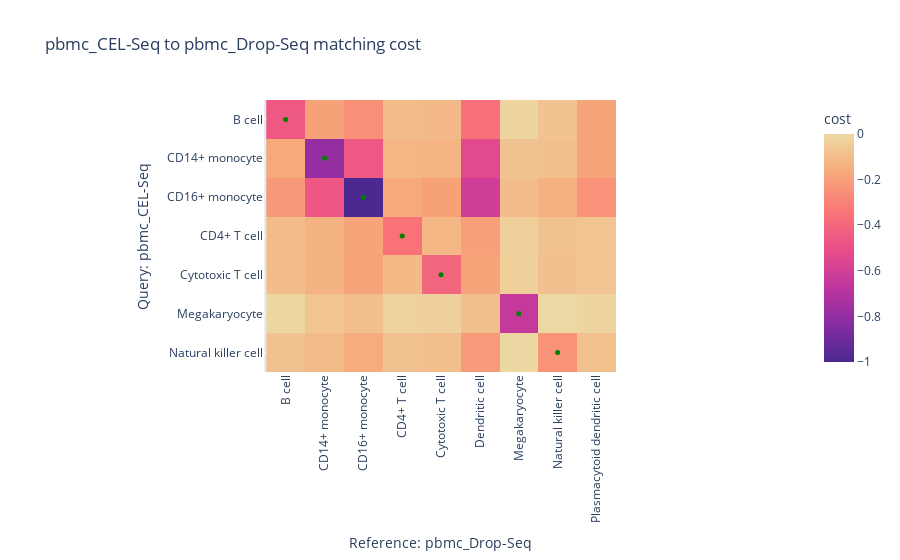

Here is the notebook cell this chart was saved with:
### Code cell
q, ref = 'pbmc_CEL-Seq', 'pbmc_Drop-Seq'

rcm = RefCM(cache_load=False, cache_save=False)
rcm.setref(ds[ref], ref, 'labels')
m = rcm.annotate(ds[q], q, 'labels')
m.eval('labels')
m.display_matching_costs('labels')

### Figure 1 — Plotly figure (JSON) as saved in the notebook; plotly's stock layout.template omitted (floating-point values rounded to 4 significant figures)
{"data": [{"coloraxis": "coloraxis", "hovertemplate": "Reference: pbmc_Drop-Seq: %{x}<br>Query: pbmc_CEL-Seq: %{y}<br>cost: %{z}<extra></extra>", "name": "0", "type": "heatmap", "x": ["B cell", "CD14+ monocyte", "CD16+ monocyte", "CD4+ T cell", "Cytotoxic T cell", "Dendritic cell", "Megakaryocyte", "Natural killer cell", "Plasmacytoid dendritic cell"], "xaxis": "x", "y": ["B cell", "CD14+ monocyte", "CD16+ monocyte", "CD4+ T cell", "Cytotoxic T cell", "Megakaryocyte", "Natural killer cell"], "yaxis": "y", "z": [[-0.4612, -0.1941, -0.2507, -0.09856, -0.11, -0.3663, -0.0165, -0.07494, -0.1813], [-0.1677, -0.7964, -0.4645, -0.1226, -0.1269, -0.5347, -0.07562, -0.08614, -0.1839], [-0.2214, -0.47, -1, -0.1619, -0.1928, -0.6112, -0.09731, -0.1405, -0.2442], [-0.09581, -0.1378, -0.1815, -0.3558, -0.1216, -0.1957, -0.0316, -0.0826, -0.07304], [-0.09628, -0.134, -0.1876, -0.1089, -0.404, -0.1821, -0.03485, -0.08656, -0.07087], [-0.006417, -0.07413, -0.09358, -0.0229, -0.03015, -0.08841, -0.6475, 0, -0.01495], [-0.07845, -0.1005, -0.1574, -0.08207, -0.09503, -0.2162, -0.005322, -0.2414, -0.08438]]}, {"hovertemplate": "%{y} -> %{x}", "marker": {"color": ["green", "green", "green", "green", "green", "green", "green"], "size": 5}, "mode": "markers", "name": "", "type": "scatter", "x": ["B cell", "CD14+ monocyte", "CD16+ monocyte", "CD4+ T cell", "Cytotoxic T cell", "Megakaryocyte", "Natural killer cell"], "y": ["B cell", "CD14+ monocyte", "CD16+ monocyte", "CD4+ T cell", "Cytotoxic T cell", "Megakaryocyte", "Natural killer cell"]}], "layout": {"coloraxis": {"colorbar": {"title": {"text": "cost"}}, "colorscale": [[0, "rgb(75, 41, 145)"], [0.1667, "rgb(135, 44, 162)"], [0.3333, "rgb(192, 54, 157)"], [0.5, "rgb(234, 79, 136)"], [0.6667, "rgb(250, 120, 118)"], [0.8333, "rgb(246, 169, 122)"], [1, "rgb(237, 217, 163)"]]}, "title": {"text": "pbmc_CEL-Seq to pbmc_Drop-Seq matching cost"}, "xaxis": {"anchor": "y", "constrain": "domain", "domain": [0, 1], "scaleanchor": "y", "tickangle": -90, "title": {"text": "Reference: pbmc_Drop-Seq"}}, "yaxis": {"anchor": "x", "autorange": "reversed", "constrain": "domain", "domain": [0, 1], "title": {"text": "Query: pbmc_CEL-Seq"}}}}
